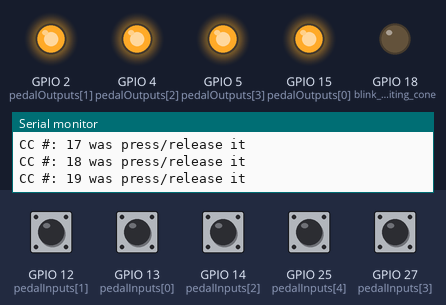
The sketch below on a simulated ESP32. Parts: output pins drawn as LEDs (lit = HIGH), the last lines printed to the serial monitor. The inputs (shaded band) are chosen by the test bench; at power-on: GPIO 12 (pedalInputs[1]), GPIO 13 (pedalInputs[0]), GPIO 14 (pedalInputs[2]), GPIO 25 (pedalInputs[4]), GPIO 27 (pedalInputs[3]) HIGH. Nothing arrives over Bluetooth unless stated; a phone connects over Bluetooth LE 3 s after start.

Above: at 3.9 s.
4.0 s: GPIO 12 (pedalInputs[1]) pulled LOW for 0.15 s
At 4.07 s:
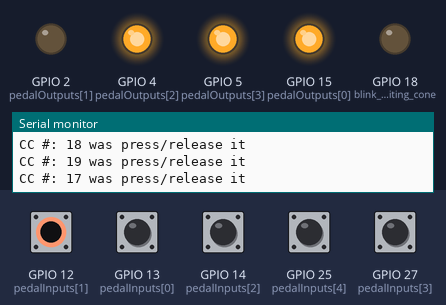
5.6 s: GPIO 13 (pedalInputs[0]) pulled LOW for 0.15 s
At 5.67 s:
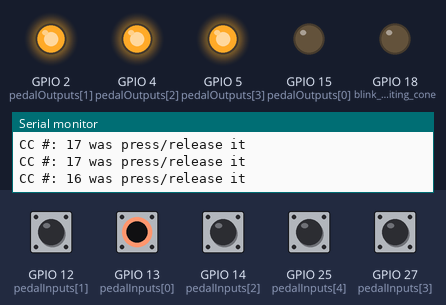
7.2 s: GPIO 14 (pedalInputs[2]) pulled LOW for 0.15 s
At 7.27 s:
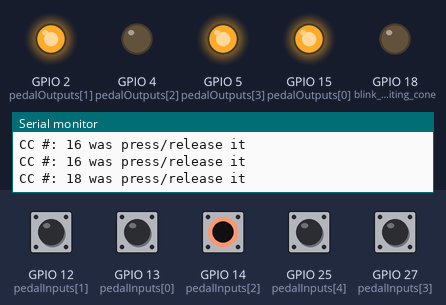
8.8 s: GPIO 27 (pedalInputs[3]) pulled LOW for 0.15 s
At 8.87 s:
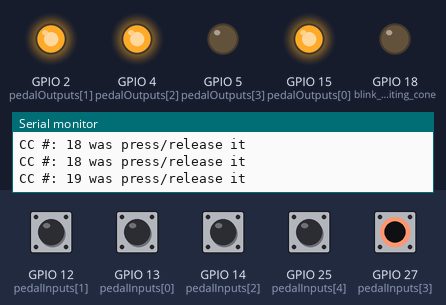
10.4 s: GPIO 12 (pedalInputs[1]) driven LOW and GPIO 13 (pedalInputs[0]) driven LOW
At 11.6 s:
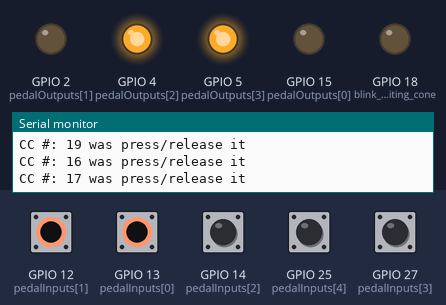
11.9 s: GPIO 14 (pedalInputs[2]) pulled LOW for 1 s
At 12.7 s:
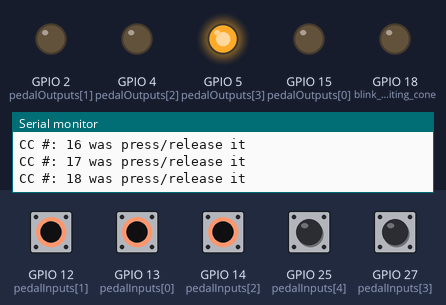
Timing chart, 0 to 14.9 s (numbered marks = the images above; inputs shaded):
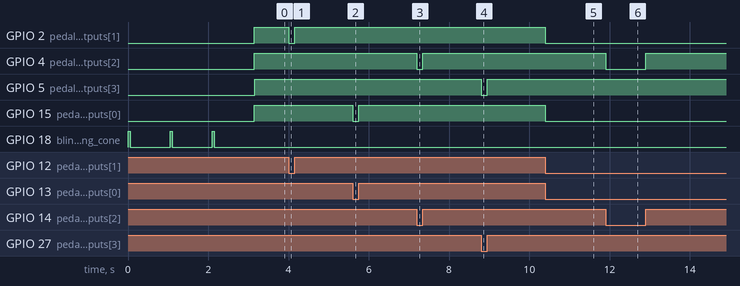

Measured:
- after the input at 4.0 s, GPIO 2 (pedalOutputs[1]): HIGH → LOW at once, → HIGH 0.15 s later
- after the input at 5.6 s, GPIO 15 (pedalOutputs[0]): HIGH → LOW at once, → HIGH 0.15 s later
- after the input at 7.2 s, GPIO 4 (pedalOutputs[2]): HIGH → LOW at once, → HIGH 0.15 s later
- after the input at 8.8 s, GPIO 5 (pedalOutputs[3]): HIGH → LOW at once, → HIGH 0.15 s later
- after the input at 10.4 s, GPIO 2 (pedalOutputs[1]), GPIO 15 (pedalOutputs[0]): HIGH → LOW at once
- after the input at 11.9 s, GPIO 4 (pedalOutputs[2]): HIGH → LOW at once, → HIGH 1.0 s later
- by itself, GPIO 18 (blink_if_its_waiting_cone): alternates HIGH for 0.05 s and LOW for 1.0 s, 6 changes in all, then stays LOW

The sketch:

Midi_Ble_Pedal.ino
```cpp
/*
    MIDI BLE PEDAL

    I took some projects in order to create this one.

    The idea is create an midi guitar pedal for several iOS apps

    This is a BLE_MIDI Example by neilbags
    https://github.com/neilbags/arduino-esp32-BLE-MIDI

    Based on BLE_notify example by Evandro Copercini.a
    Creates a BLE MIDI service and characteristic.
    Once a client subscibes, send a MIDI message every 2 seconds
*/

#include <BLEDevice.h>
#include <BLEUtils.h>
#include <BLEServer.h>
#include <BLE2902.h>

#define SERVICE_UUID        "03b80e5a-ede8-4b33-a751-6ce34ec4c700" // I took this code form my MAC
#define CHARACTERISTIC_UUID "7772e5db-3868-4112-a1a9-f2669d106bf3"

// Inputs GPIO D13, D12, D14, D27,
// Outputs GPIO 15, 2,4,5---- D18 (status)

BLECharacteristic *pCharacteristic;
bool deviceConnected = false;

int currentValue[5], lastValue[5], i;
int midiCC[]= {16,17,18,19,20};        // assign CC midi to 16,17,18,19
int pedalInputs[]={13,12,14,27,25};
int pedalOutputs[]={15,2,4,5};


uint8_t midiPacket[] = {
   0x80,  // header
   0x80,  // timestamp, not implemented
   0x00,  // status
   0x3c,  // 0x3c == 60 == middle c
   0x00   // velocity
};

class MyServerCallbacks: public BLEServerCallbacks {
    void onConnect(BLEServer* pServer) {
      deviceConnected = true;
    };

    void onDisconnect(BLEServer* pServer) {
      deviceConnected = false;
    }
};

void setup() {
  Serial.begin(115200);

  //*************   ESP32 SETTINGS      *************

  // Switch inputs
  pinMode(13, INPUT_PULLUP);
  pinMode(12, INPUT_PULLUP);
  pinMode(14, INPUT_PULLUP);
  pinMode(27, INPUT_PULLUP);
  // Switch tap tempo
  pinMode(25, INPUT_PULLUP);
  // LEd status
  pinMode(15, OUTPUT);
  pinMode(2, OUTPUT);
  pinMode(4, OUTPUT);
  pinMode(5, OUTPUT);
  // Board status
  pinMode(18, OUTPUT);  // blink if its waiting conection, on if it's connected

  // ************   BLUETOOTH SETTINGS  *************

  BLEDevice::init("Orbit Pedal v1");

  // Create the BLE Server
  BLEServer *pServer = BLEDevice::createServer();
  pServer->setCallbacks(new MyServerCallbacks());

  // Create the BLE Service
  BLEService *pService = pServer->createService(BLEUUID(SERVICE_UUID));

  // Create a BLE Characteristic
  pCharacteristic = pService->createCharacteristic(
    BLEUUID(CHARACTERISTIC_UUID),
    BLECharacteristic::PROPERTY_READ   |
    BLECharacteristic::PROPERTY_WRITE  |
    BLECharacteristic::PROPERTY_NOTIFY |
    BLECharacteristic::PROPERTY_WRITE_NR
  );

  // https://www.bluetooth.com/specifications/gatt/viewer?attributeXmlFile=org.bluetooth.descriptor.gatt.client_characteristic_configuration.xml
  // Create a BLE Descriptor
  pCharacteristic->addDescriptor(new BLE2902());

  // Start the service
  pService->start();

  // Start advertising
  pServer->getAdvertising()->start();
  Serial.println("Waiting a client connection to notify...");
}

void loop() {
  if (deviceConnected) {
      // Midi packet
      midiPacket[2] = 0xb1; // cc control, chan:1

      // Scan for a change
      for(i=0;i<=3;i++){
        digitalWrite(pedalOutputs[i],digitalRead(pedalInputs[i]));  // implemento to turn on/off each led switch after press/relase
        currentValue[i]=digitalRead(pedalInputs[i]);
        if(currentValue[i]!=lastValue[i]){
          if(currentValue[i]==HIGH){
          midiPacket[4] = 127;
          }
          else{
          midiPacket[4] = 0;
          }
          // Sending midi packet
          midiPacket[3] = midiCC[i]; // cc channel
          pCharacteristic->setValue(midiPacket, 5); // packet, length in bytes)
          pCharacteristic->notify();
          Serial.println("CC #: " + String(midiPacket[3]) + " was press/release it " );
          }
        // after scan, save current values
        lastValue[i]=currentValue[i];
        }
        // Tap tempo

        if(digitalRead(pedalInputs[4])==LOW){
          midiPacket[3] = midiCC[4]; // cc channel
          midiPacket[4] = 127;
          pCharacteristic->setValue(midiPacket, 5); // packet, length in bytes)
          pCharacteristic->notify();
          delay(100);   // implemented to avoid to have several reading with only one press (multiple triggins)
        }

  }

   else{
    // Blink led while waiting for connection
    digitalWrite(18,HIGH);
    delay(50);
    digitalWrite(18,LOW);
    delay(1000);
  }
}
```
